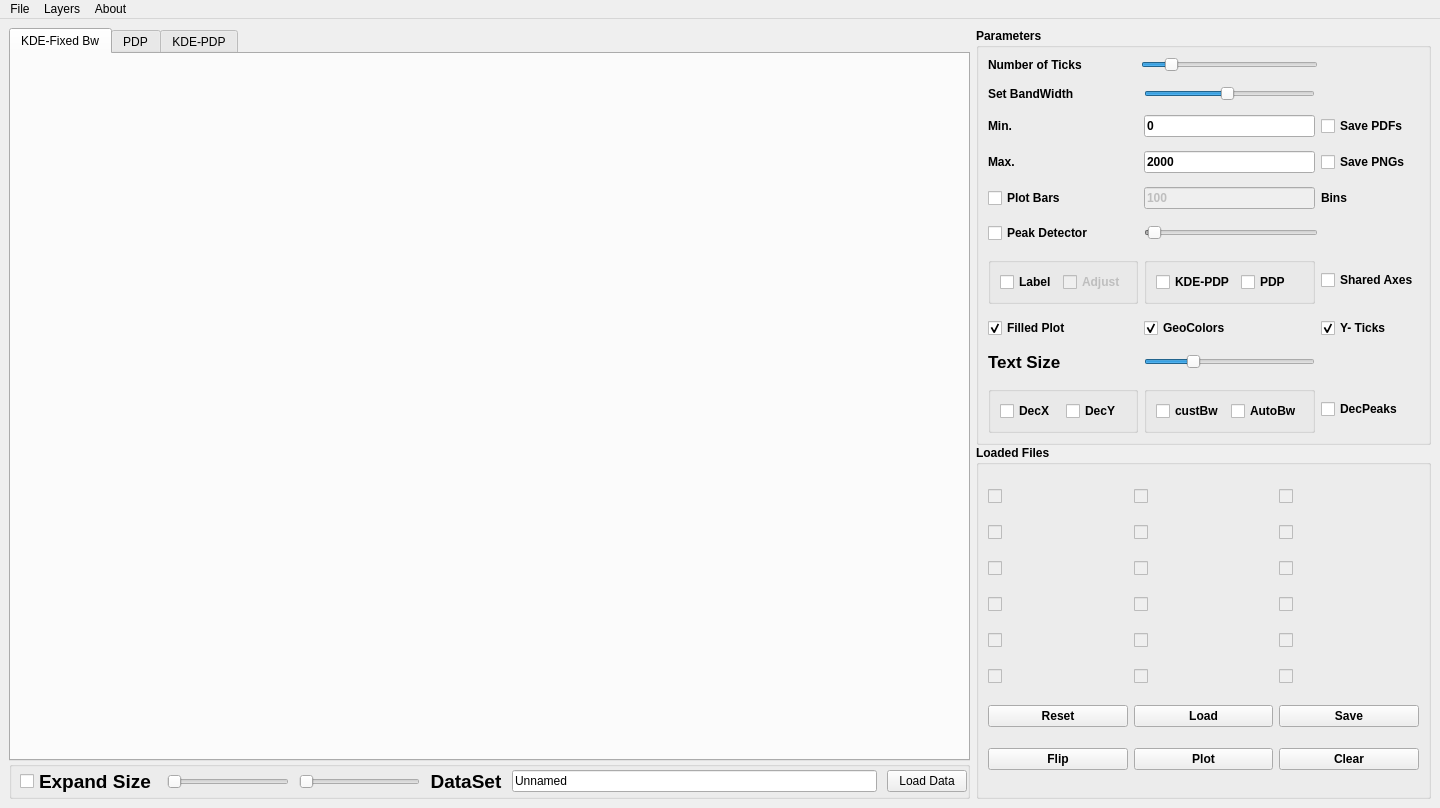
<?xml version="1.0" encoding="UTF-8"?>
<ui version="4.0">
 <class>Geochronology</class>
 <widget class="QMainWindow" name="Geochronology">
  <property name="geometry">
   <rect>
    <x>0</x>
    <y>0</y>
    <width>1440</width>
    <height>808</height>
   </rect>
  </property>
  <property name="sizePolicy">
   <sizepolicy hsizetype="Expanding" vsizetype="Expanding">
    <horstretch>0</horstretch>
    <verstretch>0</verstretch>
   </sizepolicy>
  </property>
  <property name="windowTitle">
   <string>Geochronological Plotter</string>
  </property>
  <widget class="QWidget" name="Principal">
   <layout class="QGridLayout" name="gridLayout_2">
    <item row="1" column="0">
     <layout class="QGridLayout" name="MainLayout" rowstretch="0">
      <property name="leftMargin">
       <number>0</number>
      </property>
      <property name="rightMargin">
       <number>0</number>
      </property>
      <property name="horizontalSpacing">
       <number>6</number>
      </property>
      <item row="0" column="0">
       <widget class="QWidget" name="LayOutWidget" native="true">
        <layout class="QGridLayout" name="gridLayout" rowstretch="4,4,0" columnstretch="1,0">
         <property name="leftMargin">
          <number>0</number>
         </property>
         <property name="topMargin">
          <number>0</number>
         </property>
         <property name="rightMargin">
          <number>0</number>
         </property>
         <property name="bottomMargin">
          <number>0</number>
         </property>
         <property name="verticalSpacing">
          <number>0</number>
         </property>
         <item row="0" column="0" rowspan="2">
          <layout class="QGridLayout" name="KDEs">
           <property name="spacing">
            <number>0</number>
           </property>
           <item row="0" column="0">
            <widget class="QTabWidget" name="Methods">
             <property name="enabled">
              <bool>true</bool>
             </property>
             <property name="sizePolicy">
              <sizepolicy hsizetype="Expanding" vsizetype="Expanding">
               <horstretch>0</horstretch>
               <verstretch>0</verstretch>
              </sizepolicy>
             </property>
             <property name="accessibleName">
              <string/>
             </property>
             <property name="currentIndex">
              <number>0</number>
             </property>
             <property name="movable">
              <bool>false</bool>
             </property>
             <widget class="MplWidget" name="KDEf">
              <property name="enabled">
               <bool>true</bool>
              </property>
              <property name="sizePolicy">
               <sizepolicy hsizetype="Expanding" vsizetype="Expanding">
                <horstretch>0</horstretch>
                <verstretch>0</verstretch>
               </sizepolicy>
              </property>
              <property name="accessibleName">
               <string>KDE</string>
              </property>
              <attribute name="title">
               <string>KDE-Fixed Bw</string>
              </attribute>
             </widget>
             <widget class="MplWidget" name="PDPf">
              <property name="enabled">
               <bool>false</bool>
              </property>
              <property name="sizePolicy">
               <sizepolicy hsizetype="Expanding" vsizetype="Expanding">
                <horstretch>0</horstretch>
                <verstretch>0</verstretch>
               </sizepolicy>
              </property>
              <attribute name="title">
               <string>PDP</string>
              </attribute>
             </widget>
             <widget class="MplWidget" name="KDEa">
              <property name="enabled">
               <bool>false</bool>
              </property>
              <property name="sizePolicy">
               <sizepolicy hsizetype="Expanding" vsizetype="Expanding">
                <horstretch>0</horstretch>
                <verstretch>0</verstretch>
               </sizepolicy>
              </property>
              <attribute name="title">
               <string>KDE-PDP</string>
              </attribute>
             </widget>
            </widget>
           </item>
          </layout>
         </item>
         <item row="1" column="1" rowspan="2">
          <widget class="QGroupBox" name="LoadFiles">
           <property name="font">
            <font>
             <weight>75</weight>
             <bold>true</bold>
            </font>
           </property>
           <property name="title">
            <string>Loaded Files</string>
           </property>
           <layout class="QGridLayout" name="gridLayout_3">
            <item row="5" column="1">
             <widget class="QCheckBox" name="f11">
              <property name="enabled">
               <bool>false</bool>
              </property>
              <property name="text">
               <string/>
              </property>
             </widget>
            </item>
            <item row="2" column="2">
             <widget class="QCheckBox" name="f14">
              <property name="enabled">
               <bool>false</bool>
              </property>
              <property name="text">
               <string/>
              </property>
             </widget>
            </item>
            <item row="1" column="0">
             <widget class="QCheckBox" name="f1">
              <property name="enabled">
               <bool>false</bool>
              </property>
              <property name="text">
               <string/>
              </property>
             </widget>
            </item>
            <item row="7" column="0">
             <widget class="QCheckBox" name="f6">
              <property name="enabled">
               <bool>false</bool>
              </property>
              <property name="text">
               <string/>
              </property>
             </widget>
            </item>
            <item row="1" column="1">
             <widget class="QCheckBox" name="f7">
              <property name="enabled">
               <bool>false</bool>
              </property>
              <property name="text">
               <string/>
              </property>
             </widget>
            </item>
            <item row="4" column="1">
             <widget class="QCheckBox" name="f10">
              <property name="enabled">
               <bool>false</bool>
              </property>
              <property name="text">
               <string/>
              </property>
             </widget>
            </item>
            <item row="1" column="2">
             <widget class="QCheckBox" name="f13">
              <property name="enabled">
               <bool>false</bool>
              </property>
              <property name="text">
               <string/>
              </property>
             </widget>
            </item>
            <item row="2" column="0">
             <widget class="QCheckBox" name="f2">
              <property name="enabled">
               <bool>false</bool>
              </property>
              <property name="text">
               <string/>
              </property>
             </widget>
            </item>
            <item row="5" column="0">
             <widget class="QCheckBox" name="f5">
              <property name="enabled">
               <bool>false</bool>
              </property>
              <property name="text">
               <string/>
              </property>
             </widget>
            </item>
            <item row="9" column="1">
             <widget class="QPushButton" name="loadSession">
              <property name="text">
               <string>Load</string>
              </property>
             </widget>
            </item>
            <item row="7" column="1">
             <widget class="QCheckBox" name="f12">
              <property name="enabled">
               <bool>false</bool>
              </property>
              <property name="text">
               <string/>
              </property>
             </widget>
            </item>
            <item row="3" column="0">
             <widget class="QCheckBox" name="f3">
              <property name="enabled">
               <bool>false</bool>
              </property>
              <property name="text">
               <string/>
              </property>
             </widget>
            </item>
            <item row="4" column="0">
             <widget class="QCheckBox" name="f4">
              <property name="enabled">
               <bool>false</bool>
              </property>
              <property name="text">
               <string/>
              </property>
             </widget>
            </item>
            <item row="2" column="1">
             <widget class="QCheckBox" name="f8">
              <property name="enabled">
               <bool>false</bool>
              </property>
              <property name="text">
               <string/>
              </property>
             </widget>
            </item>
            <item row="9" column="0">
             <widget class="QPushButton" name="resetFields">
              <property name="text">
               <string>Reset</string>
              </property>
             </widget>
            </item>
            <item row="7" column="2">
             <widget class="QCheckBox" name="f18">
              <property name="enabled">
               <bool>false</bool>
              </property>
              <property name="text">
               <string/>
              </property>
             </widget>
            </item>
            <item row="3" column="2">
             <widget class="QCheckBox" name="f15">
              <property name="enabled">
               <bool>false</bool>
              </property>
              <property name="text">
               <string/>
              </property>
             </widget>
            </item>
            <item row="4" column="2">
             <widget class="QCheckBox" name="f16">
              <property name="enabled">
               <bool>false</bool>
              </property>
              <property name="text">
               <string/>
              </property>
             </widget>
            </item>
            <item row="3" column="1">
             <widget class="QCheckBox" name="f9">
              <property name="enabled">
               <bool>false</bool>
              </property>
              <property name="text">
               <string/>
              </property>
             </widget>
            </item>
            <item row="9" column="2">
             <widget class="QPushButton" name="saveSession">
              <property name="text">
               <string>Save</string>
              </property>
             </widget>
            </item>
            <item row="10" column="1">
             <widget class="QPushButton" name="plotData">
              <property name="text">
               <string>Plot</string>
              </property>
             </widget>
            </item>
            <item row="5" column="2">
             <widget class="QCheckBox" name="f17">
              <property name="enabled">
               <bool>false</bool>
              </property>
              <property name="text">
               <string/>
              </property>
             </widget>
            </item>
            <item row="10" column="0">
             <widget class="QPushButton" name="flipPosition">
              <property name="text">
               <string>Flip</string>
              </property>
             </widget>
            </item>
            <item row="10" column="2">
             <widget class="QPushButton" name="clearSlots">
              <property name="text">
               <string>Clear</string>
              </property>
             </widget>
            </item>
           </layout>
          </widget>
         </item>
         <item row="2" column="0">
          <widget class="QGroupBox" name="actions">
           <property name="title">
            <string/>
           </property>
           <layout class="QHBoxLayout" name="horizontalLayout" stretch="1,2,2,1,6,0">
            <property name="spacing">
             <number>10</number>
            </property>
            <property name="leftMargin">
             <number>8</number>
            </property>
            <property name="topMargin">
             <number>0</number>
            </property>
            <property name="rightMargin">
             <number>0</number>
            </property>
            <property name="bottomMargin">
             <number>0</number>
            </property>
            <item>
             <widget class="QCheckBox" name="exoandStatus">
              <property name="font">
               <font>
                <pointsize>14</pointsize>
                <weight>75</weight>
                <bold>true</bold>
               </font>
              </property>
              <property name="text">
               <string>Expand Size</string>
              </property>
             </widget>
            </item>
            <item>
             <widget class="QSlider" name="sizeFactorV">
              <property name="enabled">
               <bool>false</bool>
              </property>
              <property name="minimum">
               <number>1</number>
              </property>
              <property name="maximum">
               <number>20</number>
              </property>
              <property name="orientation">
               <enum>Qt::Horizontal</enum>
              </property>
             </widget>
            </item>
            <item>
             <widget class="QSlider" name="sizeFactorH">
              <property name="enabled">
               <bool>false</bool>
              </property>
              <property name="minimum">
               <number>1</number>
              </property>
              <property name="maximum">
               <number>20</number>
              </property>
              <property name="orientation">
               <enum>Qt::Horizontal</enum>
              </property>
             </widget>
            </item>
            <item>
             <widget class="QLabel" name="label">
              <property name="sizePolicy">
               <sizepolicy hsizetype="Expanding" vsizetype="Fixed">
                <horstretch>0</horstretch>
                <verstretch>0</verstretch>
               </sizepolicy>
              </property>
              <property name="font">
               <font>
                <pointsize>14</pointsize>
                <weight>75</weight>
                <bold>true</bold>
               </font>
              </property>
              <property name="layoutDirection">
               <enum>Qt::LeftToRight</enum>
              </property>
              <property name="text">
               <string>DataSet</string>
              </property>
              <property name="alignment">
               <set>Qt::AlignCenter</set>
              </property>
             </widget>
            </item>
            <item>
             <widget class="QLineEdit" name="dataName">
              <property name="text">
               <string>Unnamed</string>
              </property>
             </widget>
            </item>
            <item>
             <widget class="QPushButton" name="LoadData">
              <property name="sizePolicy">
               <sizepolicy hsizetype="Minimum" vsizetype="Fixed">
                <horstretch>0</horstretch>
                <verstretch>0</verstretch>
               </sizepolicy>
              </property>
              <property name="text">
               <string>Load Data</string>
              </property>
             </widget>
            </item>
           </layout>
          </widget>
         </item>
         <item row="0" column="1">
          <widget class="QGroupBox" name="Parameters">
           <property name="sizePolicy">
            <sizepolicy hsizetype="Preferred" vsizetype="Preferred">
             <horstretch>0</horstretch>
             <verstretch>0</verstretch>
            </sizepolicy>
           </property>
           <property name="font">
            <font>
             <weight>75</weight>
             <bold>true</bold>
            </font>
           </property>
           <property name="title">
            <string>Parameters</string>
           </property>
           <layout class="QGridLayout" name="gridLayout_4" columnstretch="0,0,0,0,0">
            <property name="horizontalSpacing">
             <number>3</number>
            </property>
            <property name="verticalSpacing">
             <number>14</number>
            </property>
            <item row="7" column="2">
             <widget class="QGroupBox" name="groupBox_2">
              <property name="title">
               <string/>
              </property>
              <layout class="QHBoxLayout" name="horizontalLayout_3">
               <item>
                <widget class="QCheckBox" name="KDEstatus">
                 <property name="text">
                  <string>KDE-PDP</string>
                 </property>
                </widget>
               </item>
               <item>
                <widget class="QCheckBox" name="PDPstatus">
                 <property name="text">
                  <string>PDP</string>
                 </property>
                 <property name="checked">
                  <bool>false</bool>
                 </property>
                </widget>
               </item>
              </layout>
             </widget>
            </item>
            <item row="7" column="0">
             <widget class="QGroupBox" name="groupBox">
              <property name="title">
               <string/>
              </property>
              <layout class="QHBoxLayout" name="horizontalLayout_2">
               <item>
                <widget class="QCheckBox" name="peakLabel">
                 <property name="text">
                  <string>Label</string>
                 </property>
                </widget>
               </item>
               <item>
                <widget class="QCheckBox" name="adjustLabel">
                 <property name="enabled">
                  <bool>false</bool>
                 </property>
                 <property name="text">
                  <string>Adjust</string>
                 </property>
                </widget>
               </item>
              </layout>
             </widget>
            </item>
            <item row="10" column="0">
             <widget class="QGroupBox" name="groupBox_3">
              <property name="title">
               <string/>
              </property>
              <layout class="QHBoxLayout" name="horizontalLayout_4">
               <item>
                <widget class="QCheckBox" name="DecimalX">
                 <property name="text">
                  <string>DecX</string>
                 </property>
                </widget>
               </item>
               <item>
                <widget class="QCheckBox" name="DecimalY">
                 <property name="text">
                  <string>DecY</string>
                 </property>
                </widget>
               </item>
              </layout>
             </widget>
            </item>
            <item row="10" column="2">
             <widget class="QGroupBox" name="groupBox_4">
              <property name="title">
               <string/>
              </property>
              <layout class="QHBoxLayout" name="horizontalLayout_5">
               <item>
                <widget class="QCheckBox" name="customBw">
                 <property name="text">
                  <string>custBw</string>
                 </property>
                </widget>
               </item>
               <item>
                <widget class="QCheckBox" name="AdaptativeBw">
                 <property name="text">
                  <string>AutoBw</string>
                 </property>
                </widget>
               </item>
              </layout>
             </widget>
            </item>
            <item row="3" column="4">
             <widget class="QCheckBox" name="savepng">
              <property name="text">
               <string>Save PNGs</string>
              </property>
             </widget>
            </item>
            <item row="1" column="0">
             <widget class="QLabel" name="label_6">
              <property name="text">
               <string>Set BandWidth</string>
              </property>
             </widget>
            </item>
            <item row="8" column="0">
             <widget class="QCheckBox" name="filled">
              <property name="text">
               <string>Filled Plot</string>
              </property>
              <property name="checked">
               <bool>true</bool>
              </property>
             </widget>
            </item>
            <item row="8" column="2">
             <widget class="QCheckBox" name="geoScale">
              <property name="text">
               <string>GeoColors</string>
              </property>
              <property name="checked">
               <bool>true</bool>
              </property>
             </widget>
            </item>
            <item row="8" column="4">
             <widget class="QCheckBox" name="YAxisTicks">
              <property name="enabled">
               <bool>true</bool>
              </property>
              <property name="text">
               <string>Y- Ticks</string>
              </property>
              <property name="checked">
               <bool>true</bool>
              </property>
             </widget>
            </item>
            <item row="4" column="0">
             <widget class="QCheckBox" name="Hist">
              <property name="text">
               <string>Plot Bars</string>
              </property>
             </widget>
            </item>
            <item row="9" column="2">
             <widget class="QSlider" name="TSize">
              <property name="minimum">
               <number>5</number>
              </property>
              <property name="maximum">
               <number>20</number>
              </property>
              <property name="value">
               <number>9</number>
              </property>
              <property name="orientation">
               <enum>Qt::Horizontal</enum>
              </property>
             </widget>
            </item>
            <item row="3" column="0">
             <widget class="QLabel" name="label_5">
              <property name="text">
               <string>Max.</string>
              </property>
             </widget>
            </item>
            <item row="1" column="4">
             <widget class="QLabel" name="BW">
              <property name="text">
               <string/>
              </property>
             </widget>
            </item>
            <item row="2" column="4">
             <widget class="QCheckBox" name="savepdf">
              <property name="text">
               <string>Save PDFs</string>
              </property>
             </widget>
            </item>
            <item row="2" column="2">
             <widget class="QLineEdit" name="Minin">
              <property name="text">
               <string>0</string>
              </property>
             </widget>
            </item>
            <item row="5" column="4">
             <widget class="QLabel" name="peakvalue">
              <property name="midLineWidth">
               <number>1</number>
              </property>
              <property name="text">
               <string/>
              </property>
             </widget>
            </item>
            <item row="5" column="0">
             <widget class="QCheckBox" name="peakdetect">
              <property name="text">
               <string>Peak Detector</string>
              </property>
             </widget>
            </item>
            <item row="5" column="2" colspan="2">
             <widget class="QSlider" name="delta">
              <property name="enabled">
               <bool>false</bool>
              </property>
              <property name="sizePolicy">
               <sizepolicy hsizetype="Expanding" vsizetype="Fixed">
                <horstretch>0</horstretch>
                <verstretch>0</verstretch>
               </sizepolicy>
              </property>
              <property name="minimum">
               <number>1</number>
              </property>
              <property name="maximum">
               <number>50</number>
              </property>
              <property name="singleStep">
               <number>1</number>
              </property>
              <property name="pageStep">
               <number>30</number>
              </property>
              <property name="value">
               <number>2</number>
              </property>
              <property name="sliderPosition">
               <number>2</number>
              </property>
              <property name="tracking">
               <bool>true</bool>
              </property>
              <property name="orientation">
               <enum>Qt::Horizontal</enum>
              </property>
             </widget>
            </item>
            <item row="3" column="2">
             <widget class="QLineEdit" name="Maxi">
              <property name="text">
               <string>2000</string>
              </property>
             </widget>
            </item>
            <item row="0" column="0">
             <widget class="QLabel" name="ticksadjust">
              <property name="text">
               <string>Number of Ticks</string>
              </property>
             </widget>
            </item>
            <item row="4" column="2">
             <widget class="QLineEdit" name="bins">
              <property name="enabled">
               <bool>false</bool>
              </property>
              <property name="text">
               <string>100</string>
              </property>
              <property name="readOnly">
               <bool>false</bool>
              </property>
             </widget>
            </item>
            <item row="9" column="4">
             <widget class="QLabel" name="tsize">
              <property name="text">
               <string/>
              </property>
             </widget>
            </item>
            <item row="0" column="1" colspan="3">
             <widget class="QSlider" name="tratio">
              <property name="minimum">
               <number>1</number>
              </property>
              <property name="maximum">
               <number>50</number>
              </property>
              <property name="singleStep">
               <number>1</number>
              </property>
              <property name="pageStep">
               <number>1</number>
              </property>
              <property name="value">
               <number>8</number>
              </property>
              <property name="orientation">
               <enum>Qt::Horizontal</enum>
              </property>
             </widget>
            </item>
            <item row="0" column="4">
             <widget class="QLabel" name="TR">
              <property name="text">
               <string/>
              </property>
             </widget>
            </item>
            <item row="2" column="0">
             <widget class="QLabel" name="label_4">
              <property name="text">
               <string>Min.</string>
              </property>
             </widget>
            </item>
            <item row="7" column="4">
             <widget class="QCheckBox" name="sharedXY">
              <property name="text">
               <string>Shared Axes</string>
              </property>
             </widget>
            </item>
            <item row="4" column="4">
             <widget class="QLabel" name="label_7">
              <property name="text">
               <string>Bins</string>
              </property>
             </widget>
            </item>
            <item row="9" column="0">
             <widget class="QLabel" name="sizeT">
              <property name="font">
               <font>
                <pointsize>13</pointsize>
               </font>
              </property>
              <property name="text">
               <string>Text Size</string>
              </property>
             </widget>
            </item>
            <item row="1" column="2">
             <widget class="QSlider" name="Bw">
              <property name="minimum">
               <number>1</number>
              </property>
              <property name="maximum">
               <number>50</number>
              </property>
              <property name="pageStep">
               <number>10</number>
              </property>
              <property name="value">
               <number>25</number>
              </property>
              <property name="sliderPosition">
               <number>25</number>
              </property>
              <property name="tracking">
               <bool>true</bool>
              </property>
              <property name="orientation">
               <enum>Qt::Horizontal</enum>
              </property>
             </widget>
            </item>
            <item row="10" column="4">
             <widget class="QCheckBox" name="DecimalPeaks">
              <property name="text">
               <string>DecPeaks</string>
              </property>
             </widget>
            </item>
           </layout>
          </widget>
         </item>
        </layout>
       </widget>
      </item>
     </layout>
    </item>
   </layout>
  </widget>
  <widget class="QMenuBar" name="menubar">
   <property name="geometry">
    <rect>
     <x>0</x>
     <y>0</y>
     <width>1440</width>
     <height>22</height>
    </rect>
   </property>
   <widget class="QMenu" name="menugfg">
    <property name="title">
     <string>Layers</string>
    </property>
    <addaction name="actionDataSets"/>
   </widget>
   <widget class="QMenu" name="menuAbout">
    <property name="title">
     <string>About</string>
    </property>
    <addaction name="actionV_1_0"/>
   </widget>
   <widget class="QMenu" name="menuFile">
    <property name="title">
     <string>File</string>
    </property>
   </widget>
   <addaction name="menuFile"/>
   <addaction name="menugfg"/>
   <addaction name="menuAbout"/>
  </widget>
  <action name="actionDataSets">
   <property name="text">
    <string>DataSets</string>
   </property>
  </action>
  <action name="actionV_1_0">
   <property name="text">
    <string>V_1.0</string>
   </property>
  </action>
 </widget>
 <customwidgets>
  <customwidget>
   <class>MplWidget</class>
   <extends>QWidget</extends>
   <header location="global">mplwidget</header>
   <container>1</container>
  </customwidget>
 </customwidgets>
 <resources/>
 <connections/>
</ui>
